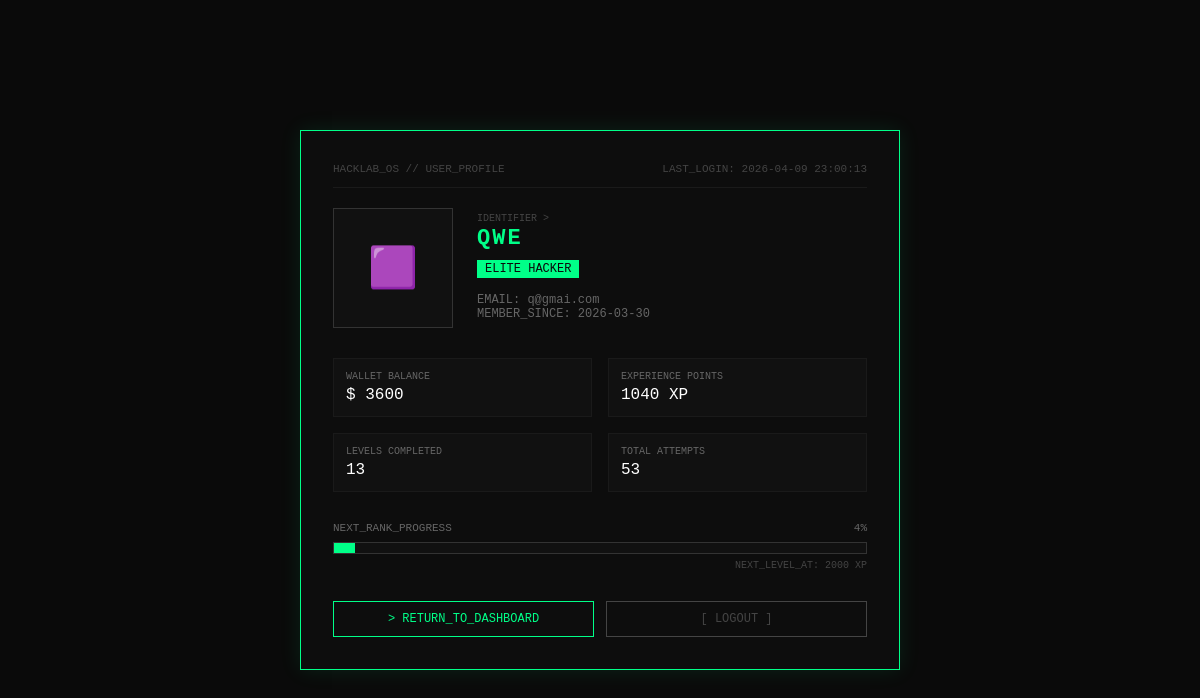
Page /profile (signed in) on the committed database.
### tables this page shows
CREATE TABLE users (
            id          INTEGER PRIMARY KEY AUTOINCREMENT,
            username    TEXT    UNIQUE NOT NULL,
            email       TEXT    UNIQUE NOT NULL,
            password    TEXT    NOT NULL,
            is_admin    INTEGER DEFAULT 0,
            balance     INTEGER DEFAULT 500,
            xp          INTEGER DEFAULT 0,
            created_at  TEXT    DEFAULT (datetime('now')),
            last_login  TEXT,
            last_bonus_date TEXT
        );

### app/routes/main.py (the view)
@main_bp.route('/profile')
@login_required
def profile():
    user  = current_user()
    rank  = get_rank(user['xp'])
    stats = get_user_stats(user['id'])
    return render_template('profile.html', user=user, rank=rank, stats=stats)

### app/config.py (called while the page is built, shortened)
def _load_ui(lang: str) -> dict:
    return _UI_CACHE[lang]

def t_for_lang(lang: str) -> dict:
    raw  = _load_ui(lang)
    subs = {
        'hint_price':      HINT_PRICE,
        'surrender_price': SURRENDER_PRICE,
        'daily_bonus':     DAILY_BONUS,
    }
    out = dict(raw)
    for key in _FORMAT_KEYS:
        if key in out:
            try:
                out[key] = out[key].format(**subs)
            except (KeyError, ValueError):
                pass
    return out

### app/models.py (called while the page is built)
def get_db():
    conn = sqlite3.connect(DB_PATH)
    conn.row_factory = sqlite3.Row
    return conn

def get_user_by_id(user_id: int):
    conn = get_db()
    user = conn.execute("SELECT * FROM users WHERE id = ?", (user_id,)).fetchone()
    conn.close()
    return user

def get_rank(xp: int) -> dict:
    rank_name, rank_icon = RANKS[0][1], RANKS[0][2]
    next_xp = RANKS[1][0]
    for i, (threshold, name, icon) in enumerate(RANKS):
        if xp >= threshold:
            rank_name, rank_icon = name, icon
            next_xp = RANKS[i + 1][0] if i + 1 < len(RANKS) else None
    progress_pct = 0
    if next_xp:
        curr_threshold = 0
        for threshold, name, _ in RANKS:
            if name == rank_name:
                curr_threshold = threshold
        span = next_xp - curr_threshold
        progress_pct = min(100, int((xp - curr_threshold) / span * 100))
    return {
        "name": rank_name,
        "icon": rank_icon,
        "next_xp": next_xp,
        "progress_pct": progress_pct,
    }

def get_user_stats(user_id: int) -> dict:
    conn = get_db()
    total_completed = conn.execute(
        "SELECT COUNT(*) as cnt FROM progress WHERE user_id=? AND completed=1", (user_id,)
    ).fetchone()["cnt"]
    total_attempts = conn.execute(
        "SELECT SUM(attempts) as s FROM progress WHERE user_id=?", (user_id,)
    ).fetchone()["s"] or 0
    last_activity = conn.execute(
        "SELECT MAX(created_at) as la FROM attempts WHERE user_id=?", (user_id,)
    ).fetchone()["la"]
    conn.close()
    return {
        "total_completed": total_completed,
        "total_attempts": total_attempts,
        "last_activity": last_activity,
    }

### app/routes/utils.py (called while the page is built)
def current_user():
    uid = session.get('user_id')
    return get_user_by_id(uid) if uid else None

### templates/profile.html (shortened to what this page needs)
<!DOCTYPE html>
<html lang="ru">
<head>
</head>
<body>
  <div class="terminal">
    <div class="term-header">
      <span>HACKLAB_OS // USER_PROFILE</span>
      <span>LAST_LOGIN: {{ user.last_login or 'FIRST_TIME' }}</span>
    </div>
    <div class="user-info">
      <div class="avatar-box">
        {{ rank.icon }}
      </div>
      <div class="details">
        <label style="font-size: 10px; color: #444;">IDENTIFIER ></label>
        <h1>{{ user.username | upper }}</h1>
        <div class="rank-tag">{{ rank.name | upper }}</div>
        <div style="font-size: 12px; color: #666;">
          EMAIL: {{ user.email }}<br>
          MEMBER_SINCE: {{ user.created_at[:10] }}
        </div>
      </div>
    </div>
    <div class="stats-grid">
      <div class="stat-item">
        <div class="stat-label">Wallet Balance</div>
        <div class="stat-value text-green">$ {{ user.balance }}</div>
      </div>
      <div class="stat-item">
        <div class="stat-label">Experience Points</div>
        <div class="stat-value">{{ user.xp }} XP</div>
      </div>
      <div class="stat-item">
        <div class="stat-label">Levels Completed</div>
        <div class="stat-value">{{ stats.total_completed }}</div>
      </div>
      <div class="stat-item">
        <div class="stat-label">Total Attempts</div>
        <div class="stat-value">{{ stats.total_attempts }}</div>
      </div>
    </div>
    <div class="progress-container">
      <div class="progress-label">
        <span>NEXT_RANK_PROGRESS</span>
        <span>{{ rank.progress_pct }}%</span>
      </div>
      <div class="progress-bar-bg">
        <div class="progress-bar-fill" style="width: {{ rank.progress_pct }}%;"></div>
      </div>
      <div style="font-size: 10px; color: #444; margin-top: 6px; text-align: right;">
        NEXT_LEVEL_AT: {{ rank.next_xp or 'MAX_LEVEL' }} XP
      </div>
    </div>
    <div class="btn-row">
      <a href="{{ url_for('main.index') }}" class="btn">> RETURN_TO_DASHBOARD</a>
      <a href="{{ url_for('auth.logout') }}" class="btn secondary">[ LOGOUT ]</a>
    </div>
  </div>
</body>
</html>

### templates/profile.html (style rules this page uses)
* { box-sizing: border-box; margin: 0; padding: 0; }
body { background: #0a0a0a; color: #00ff88; font-family: 'Courier New', monospace; min-height: 100vh; display: flex; align-items: center; justify-content: center; padding: 20px; }
.terminal { width: 600px; border: 1px solid #00ff88; padding: 32px; background: #0d0d0d; box-shadow: 0 0 20px rgba(0, 255, 136, 0.1); }
.term-header { font-size: 11px; color: #444; margin-bottom: 20px; border-bottom: 1px solid #1a1a1a; padding-bottom: 12px; display: flex; justify-content: space-between; }
.user-info { display: flex; gap: 24px; margin-bottom: 30px; }
.avatar-box { width: 120px; height: 120px; border: 1px solid #333; display: flex; align-items: center; justify-content: center; background: #111; font-size: 40px; }
.details { flex: 1; }
h1 { font-size: 22px; letter-spacing: 2px; margin-bottom: 8px; color: #00ff88; }
.rank-tag { display: inline-block; font-size: 12px; padding: 2px 8px; background: #00ff88; color: #0a0a0a; margin-bottom: 15px; }
.stats-grid { display: grid; grid-template-columns: 1fr 1fr; gap: 16px; margin-bottom: 30px; }
.stat-item { border: 1px solid #1a1a1a; padding: 12px; background: #111; }
.stat-label { font-size: 10px; color: #666; text-transform: uppercase; margin-bottom: 4px; }
.stat-value { font-size: 16px; color: #fff; }
.progress-container { margin-bottom: 30px; }
.progress-label { display: flex; justify-content: space-between; font-size: 11px; color: #666; margin-bottom: 8px; }
.progress-bar-bg { width: 100%; height: 12px; background: #111; border: 1px solid #333; position: relative; }
.progress-bar-fill { height: 100%; background: #00ff88; transition: width 0.5s ease; }
.btn-row { display: flex; gap: 12px; }
.btn { flex: 1; background: transparent; border: 1px solid #00ff88; color: #00ff88; font-family: 'Courier New', monospace; font-size: 12px; padding: 10px; cursor: pointer; text-decoration: none; text-align: center; transition: all 0.2s; }
.btn.secondary { border-color: #444; color: #444; }

### rows in the picture
users: last_login "2026-04-09 23:00:13", username "QWE", email "q@gmai.com", created_at "2026-03-30", balance "3600", xp "1040"

### other values in the picture
{{ rank.icon }} "🟪"
{{ rank.name | upper }} "ELITE HACKER"
{{ stats.total_completed }} "13"
{{ stats.total_attempts }} "53"
{{ rank.progress_pct }} "4"
{{ rank.next_xp or 'MAX_LEVEL' }} "2000"
